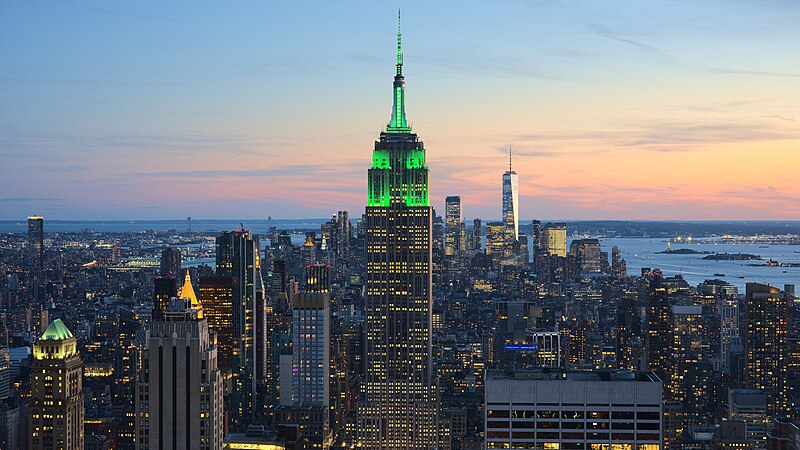
#> input picture Labworks/CIA 1/JPGimage.jpg, 800 x 450 px; the run also reads 1 picture not shown here
$ jupyter execute Image-Comparison.ipynb
#> lines starting #> are read from the running program, lines starting #| are printed output that depends on the picture
# Comparison Between a JPG and a Tiff Image

## Load and display the images

[cell 1]
import cv2
from matplotlib import pyplot as plt

# Load images
jpg_image = cv2.imread('JPGimage.jpg', cv2.IMREAD_COLOR)
#> jpg_image is the input picture: shape (450, 800, 3); mean B, G, R 129.1, 121, 114.1
tiff_image = cv2.imread('TIFFimage.tiff', cv2.IMREAD_COLOR)

# Convert BGR to RGB for displaying with matplotlib
jpg_image_rgb = cv2.cvtColor(jpg_image, cv2.COLOR_BGR2RGB)
tiff_image_rgb = cv2.cvtColor(tiff_image, cv2.COLOR_BGR2RGB)

# Display images
plt.figure(figsize=(10, 5))
plt.subplot(1, 2, 1)
plt.imshow(jpg_image_rgb)
plt.title('JPG Image')
plt.axis('off')

plt.subplot(1, 2, 2)
plt.imshow(tiff_image_rgb)
plt.title('TIFF Image')
plt.axis('off')

plt.show()
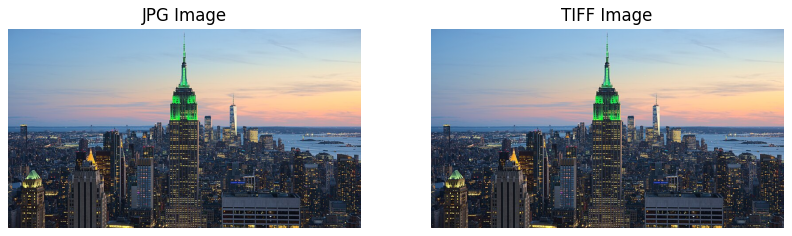
#> figure drawn by matplotlib, 2 panels

## Add Noise to Images

[cell 2]
import numpy as np
from skimage.util import random_noise

# Add Gaussian noise
jpg_image_noisy = random_noise(jpg_image_rgb, mode='gaussian', var=0.01)
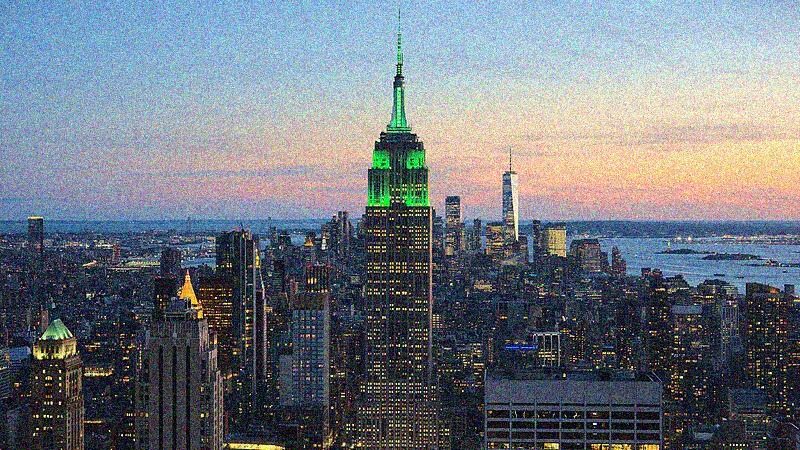
#> jpg_image_noisy: shape (450, 800, 3) float64; mean R, G, B 0.448, 0.476, 0.507
tiff_image_noisy = random_noise(tiff_image_rgb, mode='gaussian', var=0.01)
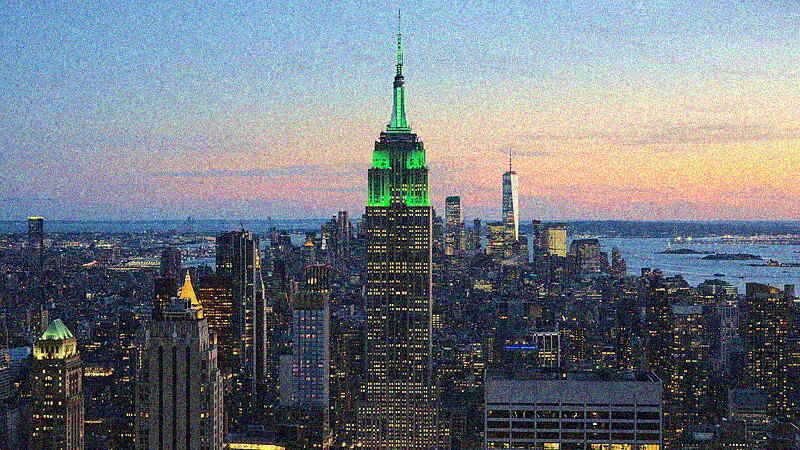
#> tiff_image_noisy: shape (450, 800, 3) float64; mean R, G, B 0.448, 0.476, 0.507

# Convert from [0, 1] to [0, 255]
jpg_image_noisy = (jpg_image_noisy * 255).astype(np.uint8)
tiff_image_noisy = (tiff_image_noisy * 255).astype(np.uint8)

# Display noisy images
plt.figure(figsize=(10, 5))
plt.subplot(1, 2, 1)
plt.imshow(jpg_image_noisy)
plt.title('Noisy jpg Image')
plt.axis('off')

plt.subplot(1, 2, 2)
plt.imshow(tiff_image_noisy)
plt.title('Noisy TIFF Image')
plt.axis('off')

plt.show()
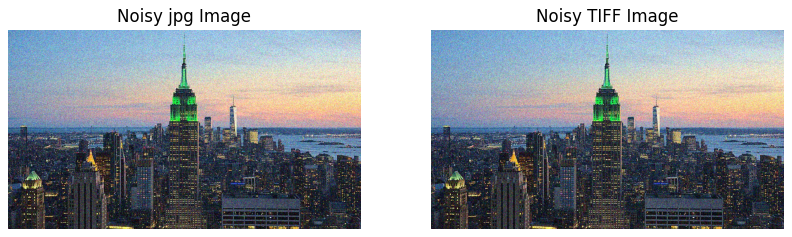
#> figure drawn by matplotlib, 2 panels

## Noise Identification and Removal

[cell 3]
# Apply Gaussian blur to remove noise
jpg_image_denoised = cv2.GaussianBlur(jpg_image_noisy, (5, 5), 0)
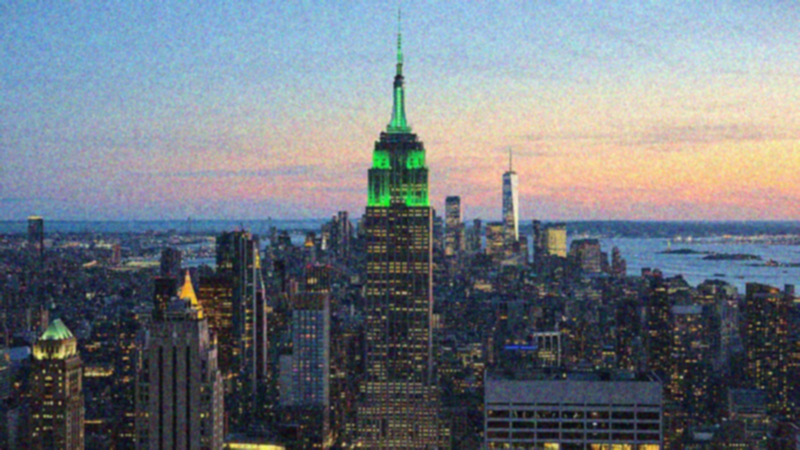
#> jpg_image_denoised: shape (450, 800, 3); mean R, G, B 113.9, 121, 128.8
tiff_image_denoised = cv2.GaussianBlur(tiff_image_noisy, (5, 5), 0)
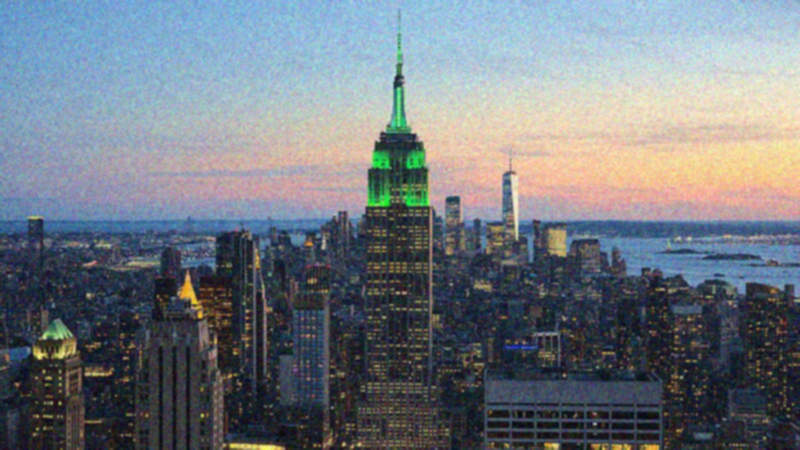
#> tiff_image_denoised: shape (450, 800, 3); mean R, G, B 113.9, 121, 128.8

# Display denoised images
plt.figure(figsize=(10, 5))
plt.subplot(1, 2, 1)
plt.imshow(jpg_image_denoised)
plt.title('Denoised JPG Image')
plt.axis('off')

plt.subplot(1, 2, 2)
plt.imshow(tiff_image_denoised)
plt.title('Denoised TIFF Image')
plt.axis('off')

plt.show()

## Salt and Pepper Noise Identification and Removal

[cell 4]
# Add salt and pepper noise
jpg_image_sp_noisy = random_noise(jpg_image_rgb, mode='s&p', amount=0.05)
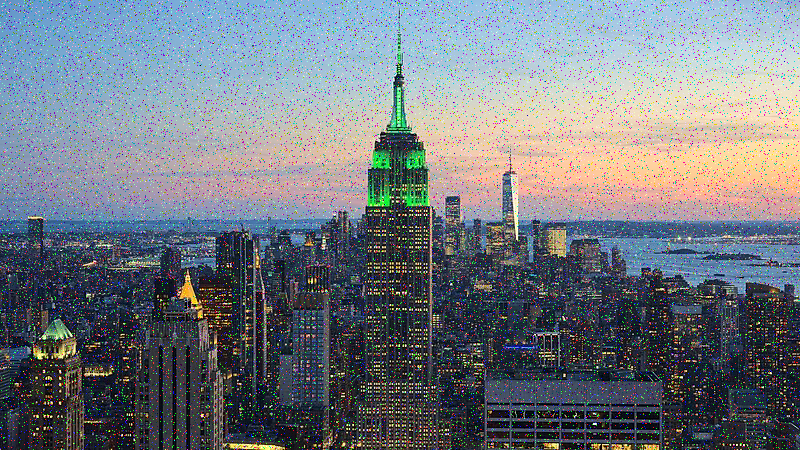
#> jpg_image_sp_noisy: shape (450, 800, 3) float64; mean R, G, B 0.45, 0.476, 0.506
tiff_image_sp_noisy = random_noise(tiff_image_rgb, mode='s&p', amount=0.05)
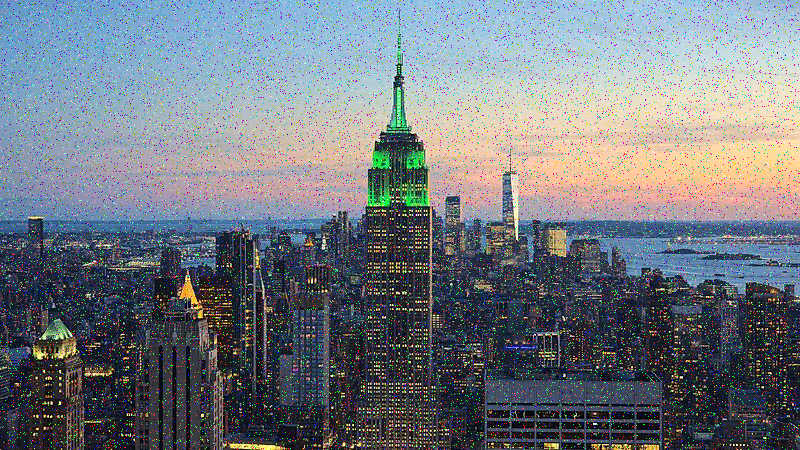
#> tiff_image_sp_noisy: shape (450, 800, 3) float64; mean R, G, B 0.45, 0.476, 0.506

# Convert from [0, 1] to [0, 255]
jpg_image_sp_noisy = (jpg_image_sp_noisy * 255).astype(np.uint8)
tiff_image_sp_noisy = (tiff_image_sp_noisy * 255).astype(np.uint8)

# Apply median filter to remove noise
jpg_image_sp_denoised = cv2.medianBlur(jpg_image_sp_noisy, 5)
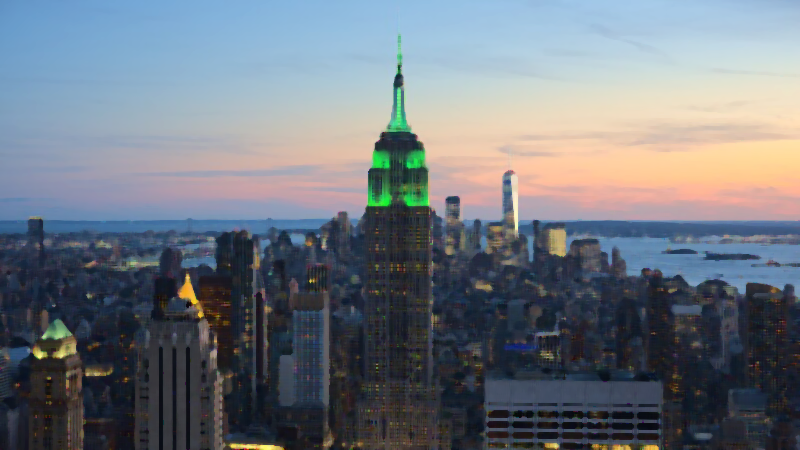
#> jpg_image_sp_denoised: shape (450, 800, 3); mean R, G, B 111.5, 118.8, 127.5
tiff_image_sp_denoised = cv2.medianBlur(tiff_image_sp_noisy, 5)

# Display noisy and denoised images
plt.figure(figsize=(10, 10))
plt.subplot(2, 2, 1)
plt.imshow(jpg_image_sp_noisy)
plt.title('Salt & Pepper Noisy JPG Image')
plt.axis('off')

plt.subplot(2, 2, 2)
plt.imshow(tiff_image_sp_noisy)
plt.title('Salt & Pepper Noisy TIFF Image')
plt.axis('off')

plt.subplot(2, 2, 3)
plt.imshow(jpg_image_sp_denoised)
plt.title('Denoised JPG Image (Median Filter)')
plt.axis('off')

plt.subplot(2, 2, 4)
plt.imshow(tiff_image_sp_denoised)
plt.title('Denoised TIFF Image (Median Filter)')
plt.axis('off')

plt.show()
